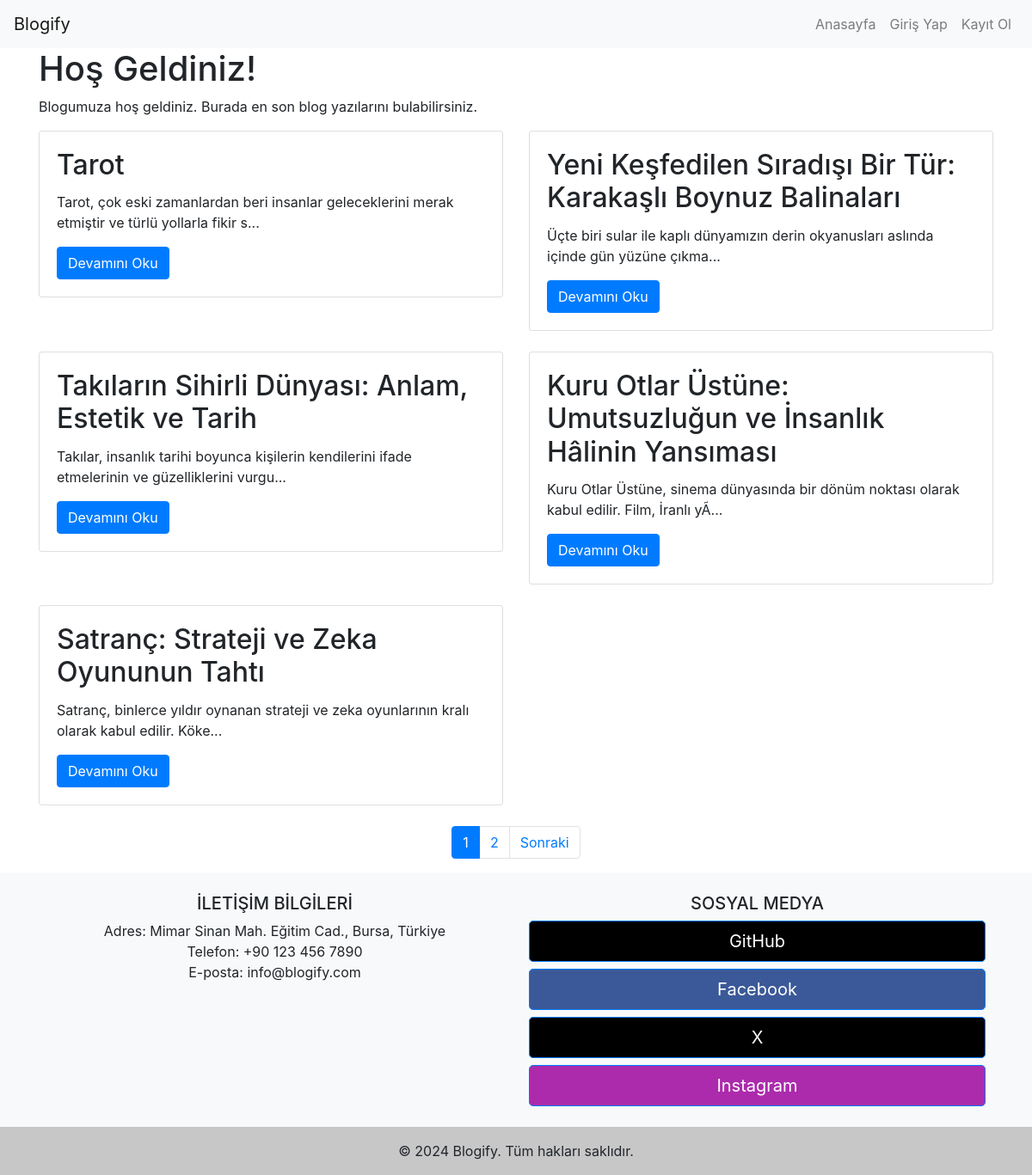
/blog/index.php, run on the app's committed database.
### tables this page shows
CREATE TABLE `blog_posts` (
  `id` int(11) NOT NULL,
  `title` varchar(255) NOT NULL,
  `content` text NOT NULL,
  `author` varchar(255) NOT NULL,
  `created_at` timestamp NOT NULL DEFAULT current_timestamp() ON UPDATE current_timestamp()
);

### blog/index.php (the view, shortened to what this page needs)
<?php
include 'db.php';
$posts_per_page = 5;
if (isset($_GET['page']) && is_numeric($_GET['page'])) {
    $current_page = (int)$_GET['page'];
} else {
    $current_page = 1;
}
$query = "SELECT COUNT(*) FROM blog_posts";
$result = mysqli_query($conn, $query);
$row = mysqli_fetch_row($result);
$total_posts = $row[0];
$total_pages = ceil($total_posts / $posts_per_page);
$offset = ($current_page - 1) * $posts_per_page;
$query = "SELECT * FROM blog_posts ORDER BY created_at DESC LIMIT $offset, $posts_per_page";
$result = mysqli_query($conn, $query);
?>
<?php include 'header.php'; ?>
<div class="container">
    <h1>Hoş Geldiniz!</h1>
    <p>Blogumuza hoş geldiniz. Burada en son blog yazılarını bulabilirsiniz.</p>
    <div class="row">
        <?php
        while ($row = mysqli_fetch_assoc($result)) {
            echo '<div class="col-md-6">';
            echo '<div class="card mb-4">';
            echo '<div class="card-body">';
            echo '<h2 class="card-title">' . $row['title'] . '</h2>';
            echo '<p class="card-text">' . substr($row['content'], 0, 100) . '...</p>';
            echo '<a href="read_more.php?id=' . $row['id'] . '" class="btn btn-primary">Devamını Oku</a>';
            echo '</div>';
            echo '</div>';
            echo '</div>';
        }
        ?>
    </div>
    <nav aria-label="Page navigation example">
        <ul class="pagination justify-content-center">
            <?php
            for ($i = 1; $i <= $total_pages; $i++) {
                if ($i == $current_page) {
                    echo '<li class="page-item active"><a class="page-link" href="#">' . $i . '</a></li>';
                } else {
                    echo '<li class="page-item"><a class="page-link" href="index.php?page=' . $i . '">' . $i . '</a></li>';
                }
            }
            if ($current_page < $total_pages) {
                echo '<li class="page-item"><a class="page-link" href="index.php?page=' . ($current_page + 1) . '">Sonraki</a></li>';
            }
            ?>
        </ul>
    </nav>
</div>
<?php
include 'footer.php';
?>

### blog/header.php (shortened to what this page needs)
<!DOCTYPE html>
<html lang="tr">
<head>
    <link rel="stylesheet" href="https://maxcdn.bootstrapcdn.com/bootstrap/4.5.2/css/bootstrap.min.css">
</head>
<body>
<nav class="navbar navbar-expand-lg navbar-light bg-light">
  <a class="navbar-brand" href="index.php">Blogify</a>
  <div class="collapse navbar-collapse" id="navbarNav">
    <ul class="navbar-nav ml-auto">
      <li class="nav-item"><a class="nav-link" href="index.php">Anasayfa</a></li>
      <?php if(isset($_SESSION['username'])): ?>
          <li class="nav-item"><a class="nav-link" href="write_blog.php">Blog Yaz</a></li>
          <li class="nav-item"><a class="nav-link" href="profile.php"><?= $_SESSION['username']; ?></a></li>
          <li class="nav-item"><a class="nav-link" href="logout.php">Çıkış Yap</a></li>
      <?php else: ?>
          <li class="nav-item"><a class="nav-link" href="login.php">Giriş Yap</a></li>
          <li class="nav-item"><a class="nav-link" href="register.php">Kayıt Ol</a></li>
      <?php endif; ?>
    </ul>
  </div>
</nav>

### blog/footer.php
<footer class="bg-light text-center text-lg-start">
  <div class="container p-4">
    <div class="row">
      <div class="col-lg-6 col-md-12 mb-4 mb-md-0">
        <h5 class="text-uppercase">İletişim Bilgileri</h5>
        <p>
          Adres: Mimar Sinan Mah. Eğitim Cad., Bursa, Türkiye <br>
          Telefon: +90 123 456 7890 <br>
          E-posta: info@blogify.com
        </p>
      </div>
      <div class="col-lg-6 col-md-12 mb-4 mb-md-0">
        <h5 class="text-uppercase">Sosyal Medya</h5>
        <a href="https://github.com/ssevvalyavuz/blogify" class="btn btn-primary btn-lg btn-block" style="background-color: #000000;" role="button">
          GitHub
        </a>
        <a href="#" class="btn btn-primary btn-lg btn-block" style="background-color: #3b5998;" role="button">
          Facebook
        </a>
        <a href="#" class="btn btn-primary btn-lg btn-block" style="background-color: #000000;" role="button">
          X
        </a>
        <a href="#" class="btn btn-primary btn-lg btn-block" style="background-color: #ac2bac;" role="button">
          Instagram
        </a>
      </div>
    </div>
  </div>
  <div class="text-center p-3" style="background-color: rgba(0, 0, 0, 0.2);">
    &copy; 2024 Blogify. Tüm hakları saklıdır.
  </div>
</footer>

### data on the page
blog_posts: title "Tarot", content "Tarot, çok eski zamanlardan beri insanlar geleceklerini merak etmiştir ve türlü yollarla fikir s"
blog_posts: title "Yeni Keşfedilen Sıradışı Bir Tür: Karakaşlı Boynuz Balinaları", content "Üçte biri sular ile kaplı dünyamızın derin okyanusları aslında içinde gün yüzüne çıkma"
blog_posts: title "Takıların Sihirli Dünyası: Anlam, Estetik ve Tarih", content "Takılar, insanlık tarihi boyunca kişilerin kendilerini ifade etmelerinin ve güzelliklerini vurgu"
blog_posts: title "Kuru Otlar Üstüne: Umutsuzluğun ve İnsanlık Hâlinin Yansıması", content "Kuru Otlar Üstüne, sinema dünyasında bir dönüm noktası olarak kabul edilir. Film, İranlı yÃ"
blog_posts: title "Satranç: Strateji ve Zeka Oyununun Tahtı", content "Satranç, binlerce yıldır oynanan strateji ve zeka oyunlarının kralı olarak kabul edilir. Köke"
